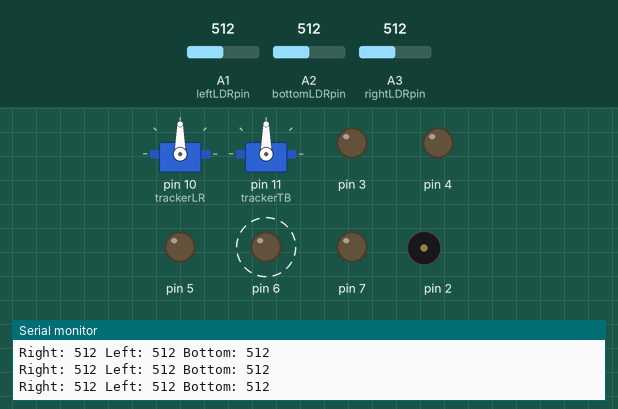
This sketch was run on a simulated Arduino Uno, built with avr-gcc and run on an emulated ATmega328P. Shown: 2 × servo, output pins drawn as LEDs (lit = HIGH), buzzer (waves = sounding), the last lines printed to the serial monitor. Dashed ring = blinking. The test bench sets the inputs (shaded band); at power-on: A1 (leftLDRpin) = 512, A2 (bottomLDRpin) = 512, A3 (rightLDRpin) = 512.

Above: at 6.0 s.
6.1 s: A1 (leftLDRpin) set to 0
At 6.9 s:
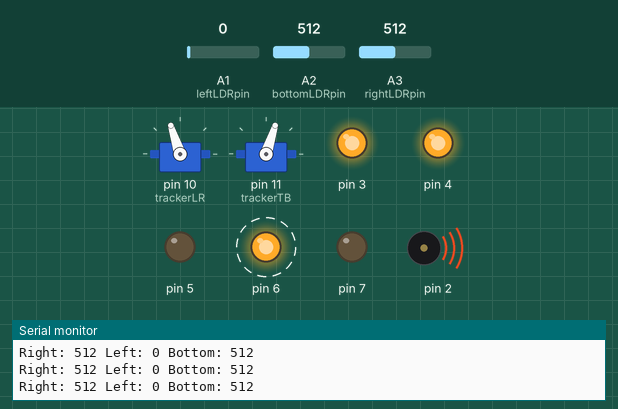
9.1 s: A2 (bottomLDRpin) set to 311
At 9.6 s:
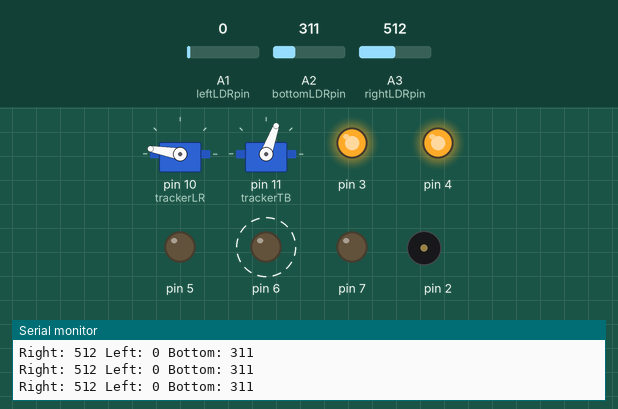
12.1 s: A2 (bottomLDRpin) set to 281
At 13.4 s:
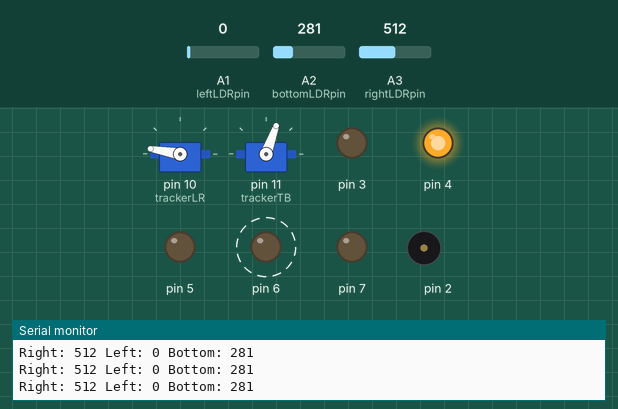
15.1 s: A3 (rightLDRpin) set to 106
At 16.2 s:
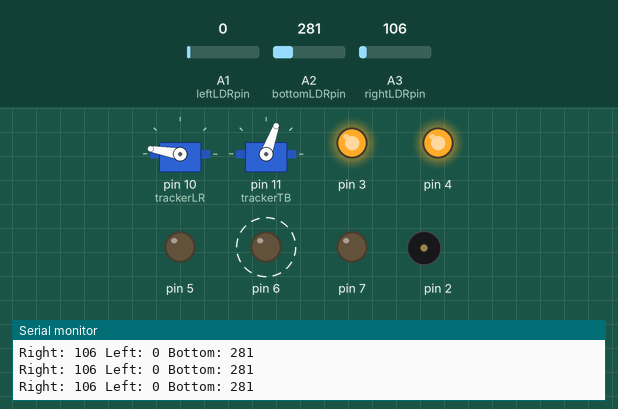
18.1 s: A3 (rightLDRpin) set to 90
20.5 s: A1 (leftLDRpin) set to 8
23.5 s: A1 (leftLDRpin) set to 11
Timing chart, 0 to 27.5 s (numbered marks = the images above; inputs shaded):
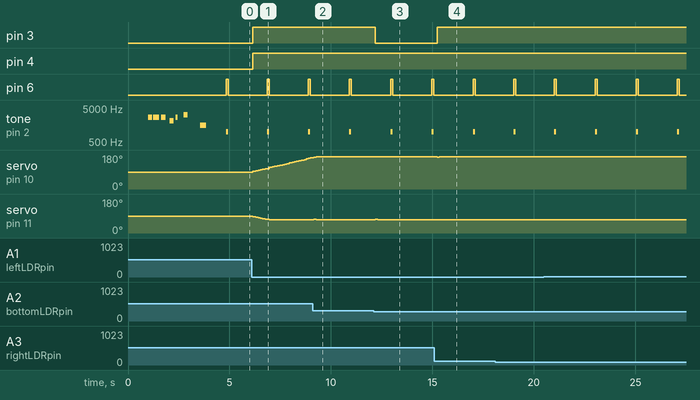

Measured:
- the behaviour switches between 297 and 296 on A2 (bottomLDRpin) (found by bisection; images 2 and 3)
- after the input at 6.1 s, pin 3, pin 4: LOW → HIGH after 0.05 s; servo on pin 10 (trackerLR): moves from 90° to 165° over 2.8 s, starting after 0.05 s; servo on pin 11 (trackerTB): moves from 90° to 70° over 0.80 s, starting after 0.05 s
- after the input at 9.1 s, servo on pin 11 (trackerTB): 70° → 73° after 0.05 s, → 70° 0.13 s later
- after the input at 12.1 s, pin 3: HIGH → LOW after 0.08 s; servo on pin 11 (trackerTB): 70° → 73° after 0.08 s, → 70° 0.13 s later
- after the input at 15.1 s, pin 3: LOW → HIGH after 0.14 s; servo on pin 10 (trackerLR): 170° → 167° after 0.14 s, → 170° 0.10 s later
- by itself, pin 6: alternates HIGH for 0.10 s and LOW for 1.9 s
- by itself, tone on pin 2: alternates 1000 Hz for 0.10 s and silent for 1.9 s

The sketch:

Solar-tracker-dual-axis.ino
```cpp
#include <Servo.h>

// Servos
Servo trackerLR;
Servo trackerTB;

// LDR Pins
int leftLDRpin = A1;
int bottomLDRpin = A2;
int rightLDRpin = A3;

// Sensor values
int leftLDR = 0;
int rightLDR = 0;
int bottomLDR = 0;
int topLDR = 0;

// PID Variables for Horizontal
float KpH = 0.3, KiH = 0.005, KdH = 0.1;
float integralH = 0, previousErrorH = 0;
int trackerLRPos = 90;

// PID Variables for Vertical
float KpV = 0.3, KiV = 0.005, KdV = 0.1;
float integralV = 0, previousErrorV = 0;
int trackerTBPos = 90;

// Timing
unsigned long currentMillis = 0;
unsigned long previousMillis = 0;
unsigned long startMillis = 0;
int interval = 2000;
unsigned long pidInterval = 100;  // PID loop every 100 ms

void setup() {
  startMillis = millis();
  trackerLR.attach(10);
  trackerTB.attach(11);

  trackerLR.write(90); // Middle position for Left-Right
  trackerTB.write(90); // Middle position for Top-Bottom (adjustable if needed)
  delay(1000);

  // Start-up melody
  tone(2, 2637); delay(200); noTone(2); delay(50);
  tone(2, 2637); delay(300); noTone(2); delay(100);
  tone(2, 2637); delay(200); noTone(2); delay(200);
  tone(2, 2093); delay(200); noTone(2); delay(100);
  tone(2, 2637); delay(100); noTone(2); delay(300);
  tone(2, 3136); delay(200); noTone(2); delay(600);
  tone(2, 1568); delay(300); noTone(2); delay(1000);


  Serial.begin(9600);

  for (int i = 2; i <= 7; i++) pinMode(i, OUTPUT);
}

void loop() {
  currentMillis = millis();

  // Buzzer every 2 seconds
  if (currentMillis - startMillis >= interval) {
    tone(2, 1000);
    digitalWrite(6, HIGH);
    delay(100);
    noTone(2);
    digitalWrite(6, LOW);
    startMillis = currentMillis;
  }

  // Sensor Readings
  rightLDR = analogRead(rightLDRpin);
  leftLDR = analogRead(leftLDRpin);
  bottomLDR = analogRead(bottomLDRpin);
  topLDR = (rightLDR + leftLDR) / 2;

  Serial.print("Right: "); Serial.print(rightLDR);
  Serial.print(" Left: "); Serial.print(leftLDR);
  Serial.print(" Bottom: "); Serial.print(bottomLDR);
  Serial.println();

  // PID loop every pidInterval ms
  if (currentMillis - previousMillis >= pidInterval) {
    previousMillis = currentMillis;

    // ---------- Horizontal PID ----------
    float errorH = rightLDR - leftLDR;
    integralH += errorH * (pidInterval / 1000.0);
    float derivativeH = (errorH - previousErrorH) / (pidInterval / 1000.0);
    float outputH = KpH * errorH + KiH * integralH + KdH * derivativeH;
    previousErrorH = errorH;

    // Limit the output movement per cycle (example: max ±3 degrees)
    outputH = constrain(outputH, -3, 3);

    trackerLRPos += outputH;
    trackerLRPos = constrain(trackerLRPos, 10, 170);
    trackerLR.write(trackerLRPos);

    // LED Feedback
    if (errorH > 50) {
      digitalWrite(4, HIGH); // Right
      digitalWrite(5, LOW);
    } else if (errorH < -50) {
      digitalWrite(4, LOW);
      digitalWrite(5, HIGH); // Left
    } else {
      digitalWrite(4, LOW);
      digitalWrite(5, LOW);
    }

    // ---------- Vertical PID ----------
    float errorV = topLDR - bottomLDR;
    integralV += errorV * (pidInterval / 1000.0);
    float derivativeV = (errorV - previousErrorV) / (pidInterval / 1000.0);
    float outputV = KpV * errorV + KiV * integralV + KdV * derivativeV;
    previousErrorV = errorV;

    outputV = constrain(outputV, -3, 3);

    trackerTBPos += outputV;
    trackerTBPos = constrain(trackerTBPos, 70, 179);
    trackerTB.write(trackerTBPos);

    // LED Feedback
    if (errorV > 40) {
      digitalWrite(7, HIGH); // Up
      digitalWrite(3, LOW);
    } else if (errorV < -40) {
      digitalWrite(3, HIGH); // Down
      digitalWrite(7, LOW);
    } else {
      digitalWrite(3, LOW);
      digitalWrite(7, LOW);
    }
  }
}
```
